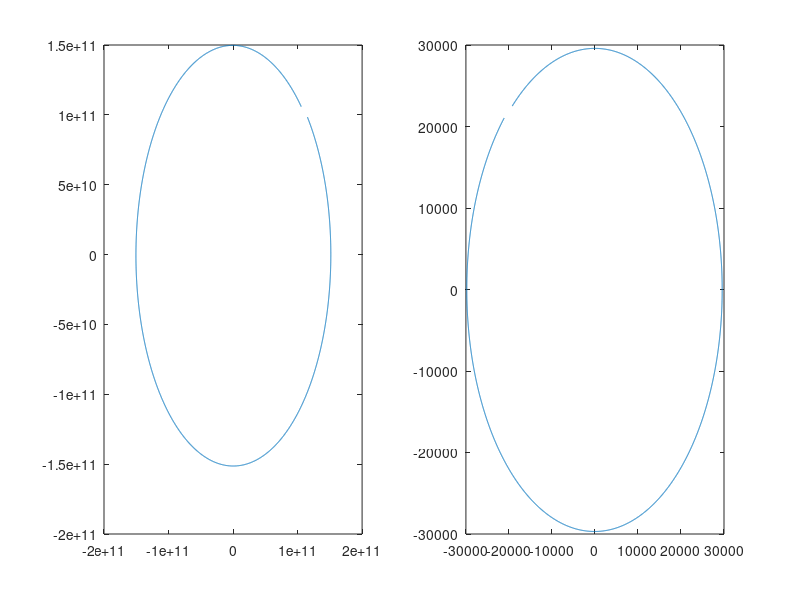

Source code (MATLAB):
clc 
clear all
close all

Sol_masa = 1988500 * 10^24;
Tierra_distancia = 149.6 * 1000 * 10^6;
Tierra_velocidad = 29.8 *1000;
G = 6.672 * 10^-11;

muestras = 6000;

tiempo = 31536000;
T = tiempo / muestras;

x = Tierra_distancia * sin(pi/4);
xp = Tierra_velocidad * - sin(pi/4);

y = Tierra_distancia * sin(pi/4);
yp = Tierra_velocidad * - cos(3*pi/4);

G_Sol_masa = G * Sol_masa;

px = zeros(1, muestras);
py = zeros(1, muestras);

vx = zeros(1, muestras);
vy = zeros(1, muestras);

for i = 1:muestras
    
    distancia_2 = x^2 + y^2;
    distancia = sqrt(distancia_2);
    distancia_3 = distancia * distancia_2;
    
    ax = -x * ( G_Sol_masa ) / distancia_3;
    ay = -y * ( G_Sol_masa ) / distancia_3;
    
    x = x + xp*T;
    xp = xp + ax*T;
    px(i) = x;
    vx(i) = xp;
    
    y = y + yp*T;
    yp = yp + ay*T;
    py(i) = y;
    vy(i) = yp;
end

subplot(1, 2, 1)
plot(px, py)

subplot(1, 2, 2)
plot(vx, vy)
